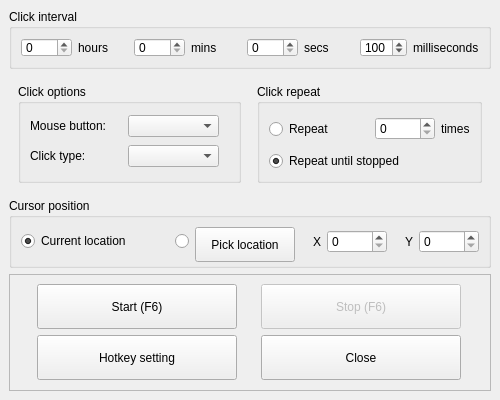
<?xml version="1.0" encoding="UTF-8"?>
<ui version="4.0">
 <class>main_window</class>
 <widget class="QMainWindow" name="main_window">
  <property name="geometry">
   <rect>
    <x>0</x>
    <y>0</y>
    <width>500</width>
    <height>400</height>
   </rect>
  </property>
  <property name="minimumSize">
   <size>
    <width>500</width>
    <height>400</height>
   </size>
  </property>
  <property name="maximumSize">
   <size>
    <width>500</width>
    <height>400</height>
   </size>
  </property>
  <property name="windowTitle">
   <string>Auto_clicker_py</string>
  </property>
  <property name="windowIcon">
   <iconset>
    <normaloff>../../assets/img/icon.ico</normaloff>../../assets/img/icon.ico</iconset>
  </property>
  <widget class="QWidget" name="main_centralwidget">
   <property name="minimumSize">
    <size>
     <width>500</width>
     <height>400</height>
    </size>
   </property>
   <property name="maximumSize">
    <size>
     <width>500</width>
     <height>400</height>
    </size>
   </property>
   <layout class="QVBoxLayout" name="verticalLayout">
    <item>
     <widget class="QGroupBox" name="click_interval_groupBox">
      <property name="enabled">
       <bool>true</bool>
      </property>
      <property name="minimumSize">
       <size>
        <width>0</width>
        <height>20</height>
       </size>
      </property>
      <property name="maximumSize">
       <size>
        <width>16777215</width>
        <height>60</height>
       </size>
      </property>
      <property name="title">
       <string notr="true">Click interval</string>
      </property>
      <layout class="QHBoxLayout" name="horizontalLayout_3">
       <item>
        <layout class="QHBoxLayout" name="hours_horizontalLayout">
         <item>
          <widget class="QSpinBox" name="hours_spinBox"/>
         </item>
         <item>
          <widget class="QLabel" name="hours_label">
           <property name="text">
            <string>hours</string>
           </property>
          </widget>
         </item>
        </layout>
       </item>
       <item>
        <layout class="QHBoxLayout" name="mins_horizontalLayout">
         <item>
          <widget class="QSpinBox" name="mins_spinBox"/>
         </item>
         <item>
          <widget class="QLabel" name="mins_label">
           <property name="text">
            <string>mins</string>
           </property>
          </widget>
         </item>
        </layout>
       </item>
       <item>
        <layout class="QHBoxLayout" name="secs_horizontalLayout">
         <item>
          <widget class="QSpinBox" name="secs_spinBox"/>
         </item>
         <item>
          <widget class="QLabel" name="secs_label">
           <property name="text">
            <string>secs</string>
           </property>
          </widget>
         </item>
        </layout>
       </item>
       <item>
        <layout class="QHBoxLayout" name="ms_horizontalLayout">
         <item>
          <widget class="QSpinBox" name="ms_spinBox">
           <property name="maximum">
            <number>999</number>
           </property>
           <property name="value">
            <number>100</number>
           </property>
          </widget>
         </item>
         <item>
          <widget class="QLabel" name="ms_label">
           <property name="text">
            <string>milliseconds</string>
           </property>
          </widget>
         </item>
        </layout>
       </item>
      </layout>
     </widget>
    </item>
    <item>
     <widget class="QFrame" name="click_params_frame">
      <layout class="QHBoxLayout" name="horizontalLayout">
       <item>
        <widget class="QGroupBox" name="click_options_groupBox">
         <property name="title">
          <string>Click options</string>
         </property>
         <layout class="QVBoxLayout" name="verticalLayout_2">
          <item>
           <layout class="QHBoxLayout" name="mouseButton_horizontalLayout">
            <item>
             <widget class="QLabel" name="mouseButton_label">
              <property name="text">
               <string>Mouse button:</string>
              </property>
             </widget>
            </item>
            <item>
             <widget class="QComboBox" name="mouseButton_comboBox"/>
            </item>
            <item>
             <spacer name="mouseButton_horizontalSpacer">
              <property name="orientation">
               <enum>Qt::Horizontal</enum>
              </property>
              <property name="sizeType">
               <enum>QSizePolicy::Fixed</enum>
              </property>
              <property name="sizeHint" stdset="0">
               <size>
                <width>10</width>
                <height>20</height>
               </size>
              </property>
             </spacer>
            </item>
           </layout>
          </item>
          <item>
           <layout class="QHBoxLayout" name="clickType_horizontalLayout">
            <item>
             <widget class="QLabel" name="clickType_label">
              <property name="text">
               <string>Click type:</string>
              </property>
             </widget>
            </item>
            <item>
             <widget class="QComboBox" name="clickType_comboBox"/>
            </item>
            <item>
             <spacer name="clickType_horizontalSpacer">
              <property name="orientation">
               <enum>Qt::Horizontal</enum>
              </property>
              <property name="sizeType">
               <enum>QSizePolicy::Fixed</enum>
              </property>
              <property name="sizeHint" stdset="0">
               <size>
                <width>10</width>
                <height>20</height>
               </size>
              </property>
             </spacer>
            </item>
           </layout>
          </item>
         </layout>
        </widget>
       </item>
       <item>
        <spacer name="click_params_horizontalSpacer">
         <property name="orientation">
          <enum>Qt::Horizontal</enum>
         </property>
         <property name="sizeType">
          <enum>QSizePolicy::Fixed</enum>
         </property>
         <property name="sizeHint" stdset="0">
          <size>
           <width>10</width>
           <height>20</height>
          </size>
         </property>
        </spacer>
       </item>
       <item>
        <widget class="QGroupBox" name="click_repeat_groupBox">
         <property name="title">
          <string>Click repeat</string>
         </property>
         <layout class="QVBoxLayout" name="verticalLayout_3">
          <item>
           <layout class="QHBoxLayout" name="clickRepeat_horizontalLayout">
            <item>
             <widget class="QRadioButton" name="clickRepeat_radioButton">
              <property name="minimumSize">
               <size>
                <width>100</width>
                <height>0</height>
               </size>
              </property>
              <property name="maximumSize">
               <size>
                <width>100</width>
                <height>16777215</height>
               </size>
              </property>
              <property name="text">
               <string>Repeat</string>
              </property>
             </widget>
            </item>
            <item>
             <widget class="QSpinBox" name="clickRepeat_spinBox">
              <property name="minimumSize">
               <size>
                <width>60</width>
                <height>0</height>
               </size>
              </property>
              <property name="maximumSize">
               <size>
                <width>60</width>
                <height>16777215</height>
               </size>
              </property>
             </widget>
            </item>
            <item>
             <widget class="QLabel" name="clickRepeat_label">
              <property name="text">
               <string>times</string>
              </property>
             </widget>
            </item>
           </layout>
          </item>
          <item>
           <widget class="QRadioButton" name="repeatUS_radioButton">
            <property name="text">
             <string>Repeat until stopped</string>
            </property>
            <property name="checked">
             <bool>true</bool>
            </property>
           </widget>
          </item>
         </layout>
        </widget>
       </item>
      </layout>
     </widget>
    </item>
    <item>
     <widget class="QGroupBox" name="cursor_position_groupBox">
      <property name="enabled">
       <bool>true</bool>
      </property>
      <property name="minimumSize">
       <size>
        <width>0</width>
        <height>70</height>
       </size>
      </property>
      <property name="maximumSize">
       <size>
        <width>16777215</width>
        <height>70</height>
       </size>
      </property>
      <property name="title">
       <string notr="true">Cursor position</string>
      </property>
      <layout class="QHBoxLayout" name="horizontalLayout_7">
       <item>
        <widget class="QRadioButton" name="currentLocation_radioButton">
         <property name="maximumSize">
          <size>
           <width>150</width>
           <height>16777215</height>
          </size>
         </property>
         <property name="text">
          <string>Current location</string>
         </property>
         <property name="checked">
          <bool>true</bool>
         </property>
        </widget>
       </item>
       <item>
        <layout class="QHBoxLayout" name="pickLocation_horizontalLayout">
         <item>
          <widget class="QRadioButton" name="pickLocation_radioButton">
           <property name="maximumSize">
            <size>
             <width>15</width>
             <height>16777215</height>
            </size>
           </property>
           <property name="baseSize">
            <size>
             <width>30</width>
             <height>0</height>
            </size>
           </property>
           <property name="text">
            <string/>
           </property>
          </widget>
         </item>
         <item>
          <widget class="QPushButton" name="pickLocation_button">
           <property name="minimumSize">
            <size>
             <width>100</width>
             <height>35</height>
            </size>
           </property>
           <property name="text">
            <string>Pick location</string>
           </property>
          </widget>
         </item>
         <item>
          <layout class="QHBoxLayout" name="x_horizontalLayout">
           <item>
            <widget class="QLabel" name="x_label">
             <property name="minimumSize">
              <size>
               <width>20</width>
               <height>0</height>
              </size>
             </property>
             <property name="maximumSize">
              <size>
               <width>20</width>
               <height>16777215</height>
              </size>
             </property>
             <property name="text">
              <string>X</string>
             </property>
             <property name="alignment">
              <set>Qt::AlignRight|Qt::AlignTrailing|Qt::AlignVCenter</set>
             </property>
            </widget>
           </item>
           <item>
            <widget class="QSpinBox" name="x_spinBox">
             <property name="minimumSize">
              <size>
               <width>60</width>
               <height>0</height>
              </size>
             </property>
             <property name="maximumSize">
              <size>
               <width>60</width>
               <height>16777215</height>
              </size>
             </property>
            </widget>
           </item>
          </layout>
         </item>
         <item>
          <layout class="QHBoxLayout" name="y_horizontalLayout">
           <item>
            <widget class="QLabel" name="y_label">
             <property name="minimumSize">
              <size>
               <width>20</width>
               <height>0</height>
              </size>
             </property>
             <property name="maximumSize">
              <size>
               <width>20</width>
               <height>16777215</height>
              </size>
             </property>
             <property name="text">
              <string>Y</string>
             </property>
             <property name="alignment">
              <set>Qt::AlignRight|Qt::AlignTrailing|Qt::AlignVCenter</set>
             </property>
            </widget>
           </item>
           <item>
            <widget class="QSpinBox" name="y_spinBox">
             <property name="minimumSize">
              <size>
               <width>60</width>
               <height>0</height>
              </size>
             </property>
             <property name="maximumSize">
              <size>
               <width>60</width>
               <height>16777215</height>
              </size>
             </property>
            </widget>
           </item>
          </layout>
         </item>
        </layout>
       </item>
      </layout>
     </widget>
    </item>
    <item>
     <widget class="QFrame" name="buttons_frame">
      <property name="frameShape">
       <enum>QFrame::StyledPanel</enum>
      </property>
      <property name="frameShadow">
       <enum>QFrame::Raised</enum>
      </property>
      <layout class="QGridLayout" name="gridLayout">
       <item row="0" column="1">
        <widget class="QPushButton" name="stop_button">
         <property name="enabled">
          <bool>false</bool>
         </property>
         <property name="minimumSize">
          <size>
           <width>200</width>
           <height>45</height>
          </size>
         </property>
         <property name="maximumSize">
          <size>
           <width>200</width>
           <height>16777215</height>
          </size>
         </property>
         <property name="text">
          <string>Stop (F6)</string>
         </property>
        </widget>
       </item>
       <item row="0" column="0">
        <widget class="QPushButton" name="start_button">
         <property name="minimumSize">
          <size>
           <width>200</width>
           <height>45</height>
          </size>
         </property>
         <property name="maximumSize">
          <size>
           <width>200</width>
           <height>16777215</height>
          </size>
         </property>
         <property name="text">
          <string>Start (F6)</string>
         </property>
        </widget>
       </item>
       <item row="1" column="0">
        <widget class="QPushButton" name="hotkey_setting_button">
         <property name="minimumSize">
          <size>
           <width>200</width>
           <height>45</height>
          </size>
         </property>
         <property name="maximumSize">
          <size>
           <width>200</width>
           <height>16777215</height>
          </size>
         </property>
         <property name="text">
          <string>Hotkey setting</string>
         </property>
        </widget>
       </item>
       <item row="1" column="1">
        <widget class="QPushButton" name="close_button">
         <property name="minimumSize">
          <size>
           <width>200</width>
           <height>45</height>
          </size>
         </property>
         <property name="maximumSize">
          <size>
           <width>200</width>
           <height>16777215</height>
          </size>
         </property>
         <property name="text">
          <string>Close</string>
         </property>
        </widget>
       </item>
      </layout>
     </widget>
    </item>
   </layout>
  </widget>
 </widget>
 <resources/>
 <connections/>
</ui>
